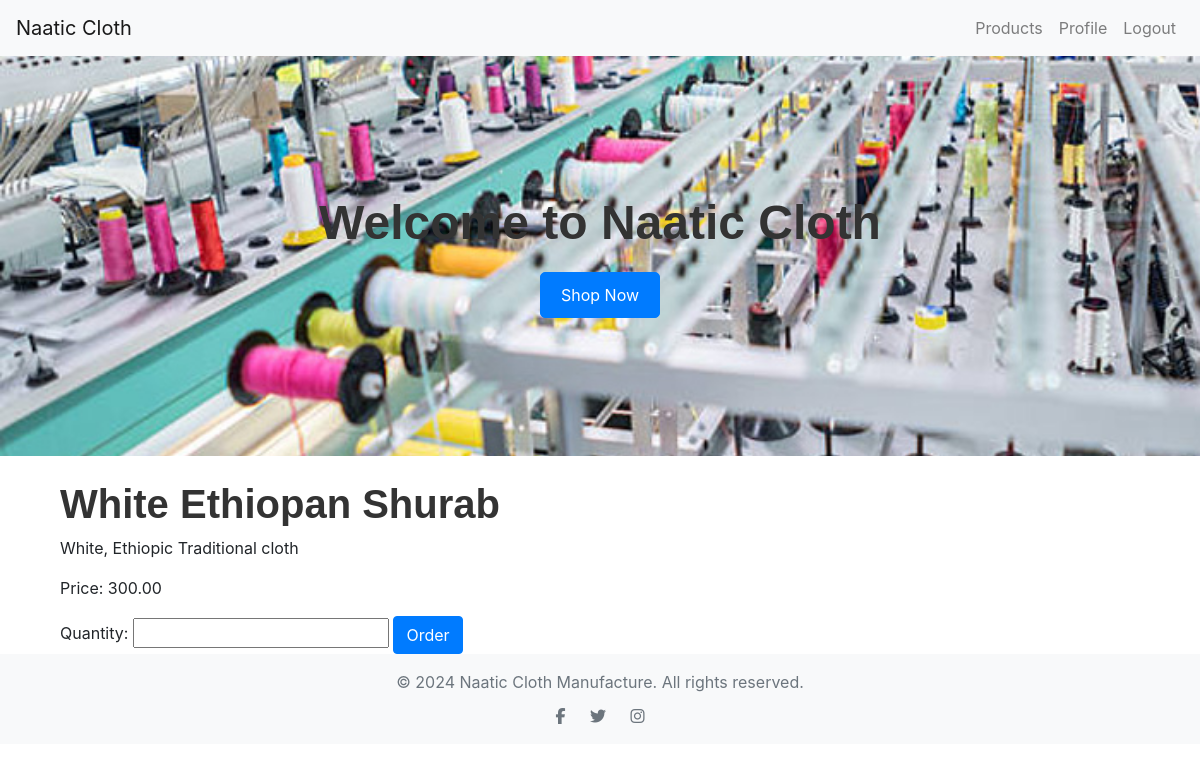
Page /order/3/ (signed in) on the committed database.
### shop/models.py (models this page shows, shortened)
class Product(models.Model):
    name = models.CharField(max_length=100)
    description = models.TextField()
    price = models.DecimalField(max_digits=10, decimal_places=2)
    available_quantity = models.IntegerField(default=0)
    image = models.ImageField(upload_to='products/')
    created_at = models.DateTimeField(auto_now_add=True)
    updated_at = models.DateTimeField(auto_now=True)

### shop/views.py (the view, shortened to what this page needs)
# urls.py: path('order/<int:product_id>/', views.order_product, name='order_product'),
@login_required
def order_product(request, product_id):
    product = get_object_or_404(Product, id=product_id)
    return render(request, 'order.html', {'product': product})

### templates/order.html (shortened to what this page needs)
{% extends 'base.html' %}
{% block content %}
<div class="container">
    <h1>{{ product.name }}</h1>
    <p>{{ product.description }}</p>
    <p>Price: {{ product.price }}</p>
    <form method="post">
        <label for="quantity">Quantity:</label>
        <input type="number" id="quantity" name="quantity" min="1" required>
        <button type="submit" class="btn btn-primary">Order</button>
    </form>
</div>
{% endblock %}

### static/css/styles.css (style rules this page uses)
h1 { font-family: 'Arial', sans-serif; font-weight: bold; color: #333; }
.btn-primary { background-color: #007bff; border-color: #007bff; }

### rows in the picture
Product: name "White Ethiopan Shurab", description "White, Ethiopic Traditional cloth", price "300.00"
